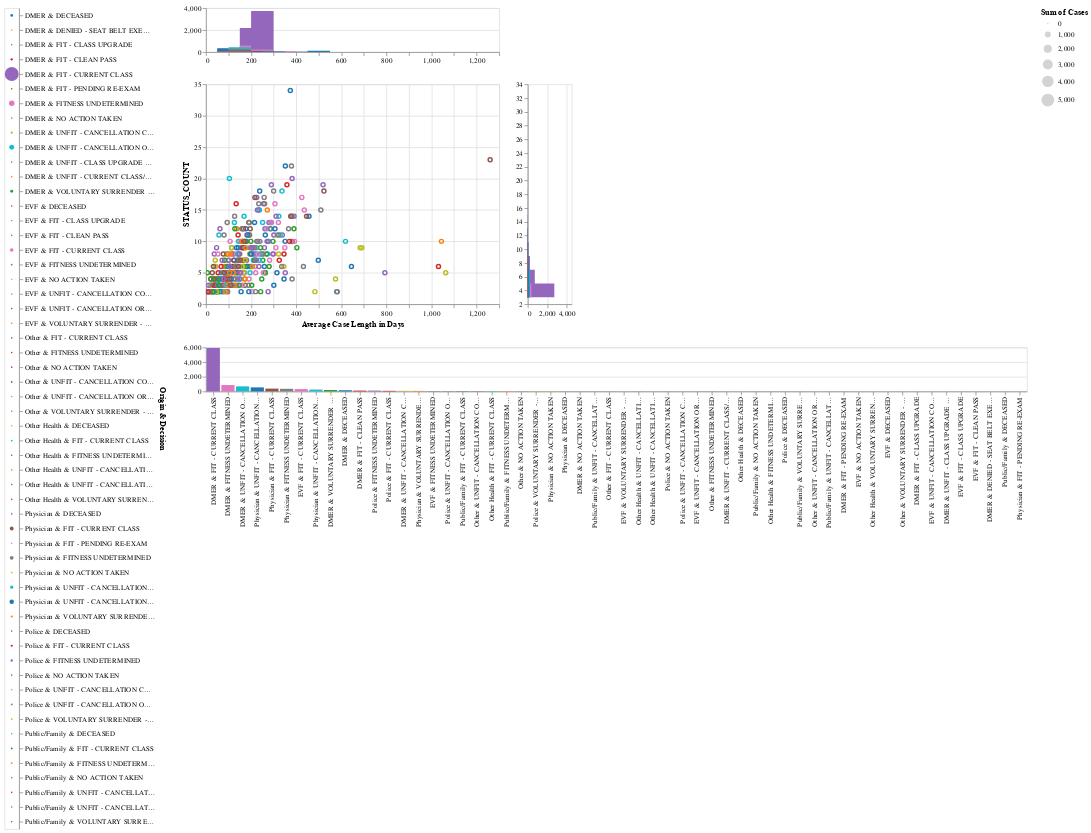

Source (notebook cell):
### Code cell
#hide

selection = alt.selection_multi(fields=['Origin & Decision']) #, bind='legend')

base = alt.Chart(daily_case_summary_data)

xscale = alt.Scale(domain=(1.0, 1000))
yscale = alt.Scale(domain=(1.9, 4.55))

area_args = {'opacity': .05, 'interpolate': 'step'}
#area_args = {'interpolate': 'step'}

points = base.mark_point().encode(
    alt.X('Average Case Length in Days:Q'), #,  scale=xscale),
    alt.Y('STATUS_COUNT', type='quantitative'), #, scale=yscale),
    opacity=alt.condition(selection, alt.value(1), alt.value(0.05)),
    #color='Type & Origin Desc',
    color=alt.Color('Origin & Decision',
            sort=alt.EncodingSortField('count(STATUS_COUNT)',  order='descending')),
    tooltip='Cases'
#)
# .add_selection(
#     selection
).interactive()

bottom_hist = base.mark_bar().encode(
    alt.X('Origin & Decision:N',
          # when using bins, the axis scale is set through
          # the bin extent, so we do not specify the scale here
          # (which would be ignored anyway)
          #bin=alt.Bin(maxbins=20 ), # , extent=xscale.domain),
          stack=None,
          title='', sort='-y',
         ),
    alt.Y('sum(Cases)', stack=None, title=''),
    alt.Color('Origin & Decision:N'),
    opacity=alt.condition(selection, alt.value(1), alt.value(0.01)),


).properties(height=60)

top_hist = base.mark_area(**area_args).encode(
    alt.X('Average Case Length in Days:Q',
          # when using bins, the axis scale is set through
          # the bin extent, so we do not specify the scale here
          # (which would be ignored anyway)
          bin=alt.Bin(maxbins=20 ), # , extent=xscale.domain),
          stack=None,
          title=''
         ),
    alt.Y('sum(Cases)', stack=None, title=''),
    alt.Color('Origin & Decision:N'),
    opacity=alt.condition(selection, alt.value(1), alt.value(0.01))

).properties(height=60)

right_hist = base.mark_area(**area_args).encode(
    alt.Y('STATUS_COUNT:Q',
          bin=alt.Bin(maxbins=20), #, extent=yscale.domain),
          stack=None,
          title='',
         ),
    alt.X('sum(Cases)', stack=None, title=''),
    alt.Color('Origin & Decision:N'),
    opacity=alt.condition(selection, alt.value(1), alt.value(0.01))
).properties(width=60)

color = alt.condition(selection,
                      alt.Color('Origin & Decision:O', legend=None, 
                      scale=alt.Scale(scheme='category10')),
                      alt.value('lightgray'))

legend = base.mark_point(filled=True, size=200
).encode(
    y=alt.Y('Origin & Decision:O', axis=alt.Axis(orient='right')),
    color=color,
    size='sum(Cases)'
).add_selection(
selection
)

legend | (top_hist & (points | right_hist) & bottom_hist ).add_selection(
    selection
)

### Figure 1 — Vega-Lite specification as saved in the notebook (floating-point values rounded to 4 significant figures; data arrays with more than 128 entries replaced by an {"elided": "..."} marker saying what was removed)
{"config": {"view": {"continuousWidth": 400, "continuousHeight": 300}}, "hconcat": [{"mark": {"type": "point", "filled": true, "size": 200}, "encoding": {"color": {"condition": {"type": "ordinal", "field": "Origin & Decision", "legend": null, "scale": {"scheme": "category10"}, "selection": "selector007"}, "value": "lightgray"}, "size": {"type": "quantitative", "aggregate": "sum", "field": "Cases"}, "y": {"type": "ordinal", "axis": {"orient": "right"}, "field": "Origin & Decision"}}, "selection": {"selector007": {"type": "multi", "fields": ["Origin & Decision"]}}}, {"vconcat": [{"mark": {"type": "area", "interpolate": "step", "opacity": 0.05}, "encoding": {"color": {"type": "nominal", "field": "Origin & Decision"}, "opacity": {"condition": {"value": 1, "selection": "selector007"}, "value": 0.01}, "x": {"type": "quantitative", "bin": {"maxbins": 20}, "field": "Average Case Length in Days", "stack": null, "title": ""}, "y": {"type": "quantitative", "aggregate": "sum", "field": "Cases", "stack": null, "title": ""}}, "height": 60, "selection": {"selector007": {"type": "multi", "fields": ["Origin & Decision"]}}}, {"hconcat": [{"mark": "point", "encoding": {"color": {"type": "nominal", "field": "Origin & Decision", "sort": {"field": "count(STATUS_COUNT)", "order": "descending"}}, "opacity": {"condition": {"value": 1, "selection": "selector007"}, "value": 0.05}, "tooltip": {"type": "quantitative", "field": "Cases"}, "x": {"type": "quantitative", "field": "Average Case Length in Days"}, "y": {"type": "quantitative", "field": "STATUS_COUNT"}}, "selection": {"selector008": {"type": "interval", "bind": "scales", "encodings": ["x", "y"]}, "selector007": {"type": "multi", "fields": ["Origin & Decision"]}}}, {"mark": {"type": "area", "interpolate": "step", "opacity": 0.05}, "encoding": {"color": {"type": "nominal", "field": "Origin & Decision"}, "opacity": {"condition": {"value": 1, "selection": "selector007"}, "value": 0.01}, "x": {"type": "quantitative", "aggregate": "sum", "field": "Cases", "stack": null, "title": ""}, "y": {"type": "quantitative", "bin": {"maxbins": 20}, "field": "STATUS_COUNT", "stack": null, "title": ""}}, "selection": {"selector007": {"type": "multi", "fields": ["Origin & Decision"]}}, "width": 60}]}, {"mark": "bar", "encoding": {"color": {"type": "nominal", "field": "Origin & Decision"}, "opacity": {"condition": {"value": 1, "selection": "selector007"}, "value": 0.01}, "x": {"type": "nominal", "field": "Origin & Decision", "sort": "-y", "stack": null, "title": ""}, "y": {"type": "quantitative", "aggregate": "sum", "field": "Cases", "stack": null, "title": ""}}, "height": 60, "selection": {"selector007": {"type": "multi", "fields": ["Origin & Decision"]}}}]}], "data": {"name": "data-86e646b6fe8e263df8b688e39a96e193"}, "$schema": "https://vega.github.io/schema/vega-lite/v4.8.1.json", "datasets": {"data-86e646b6fe8e263df8b688e39a96e193": {"elided": "385 records"}}}
